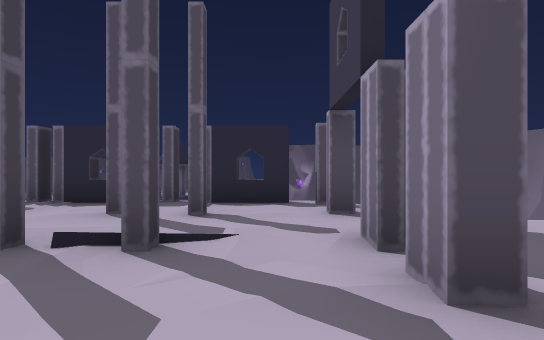
View 1 (above)

17 first-person views from a walk through a Unity game level. The camera is 1.2 m above the floor, looks level and sees 85° across. Doors are open. The floor is counted in squares, 2 m on a side. Each view is taken from the middle of a square. On the plan, view 1 faces up. The plan holds only what a view shows up to about 9 squares ahead; the rest is blank. The place goes on beyond the plan. The player character is not drawn.

View 2
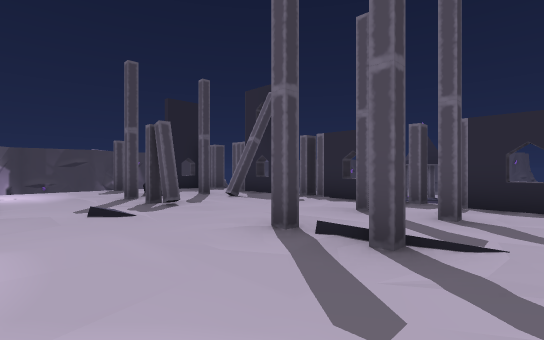

View 3
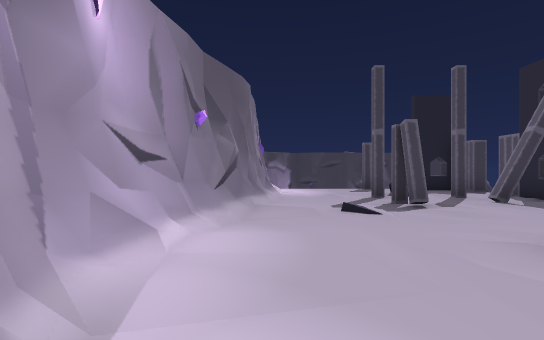

View 4
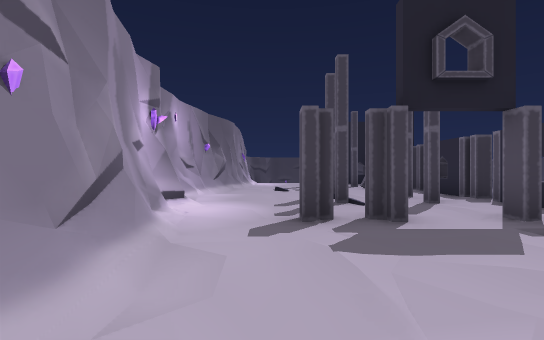

View 5
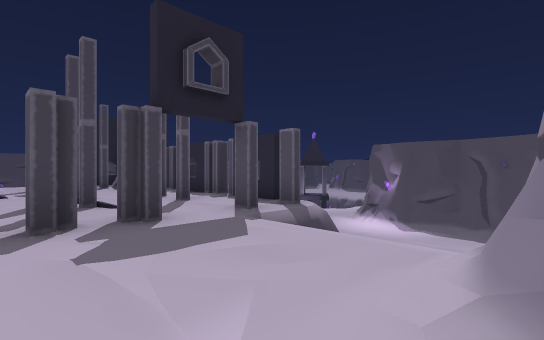

View 6
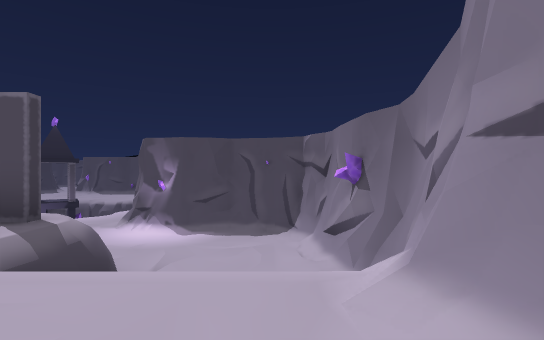

View 7
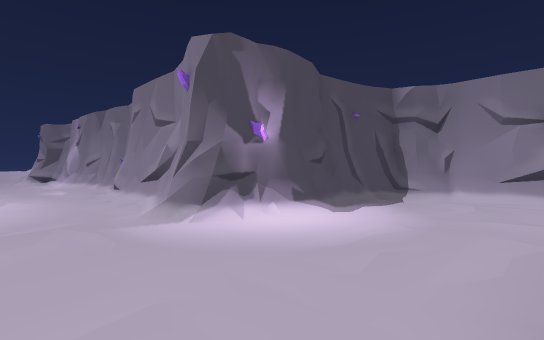

View 8
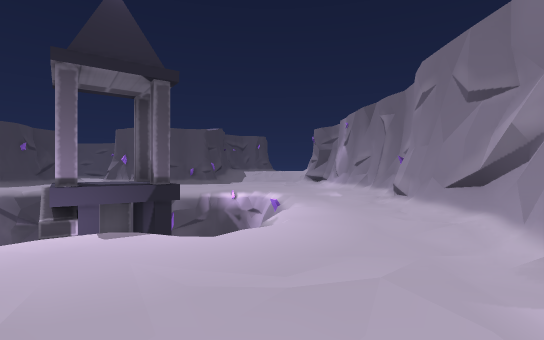

View 9
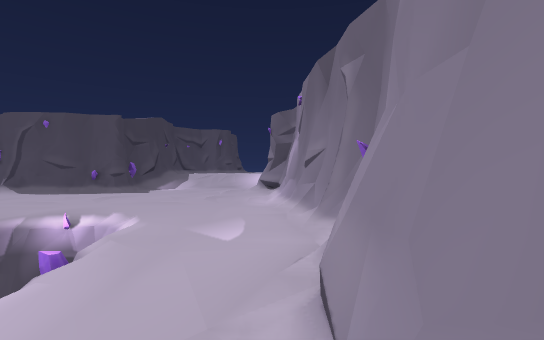

View 10
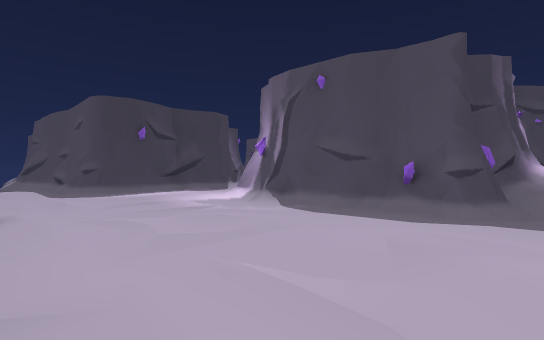

View 11
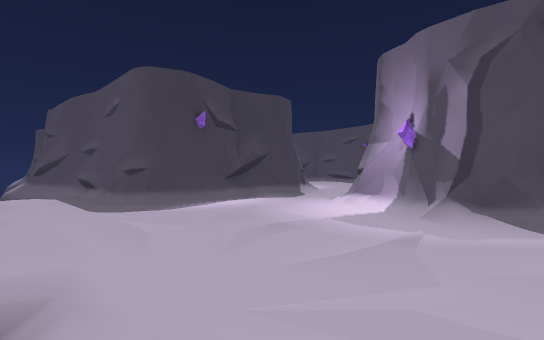

View 12
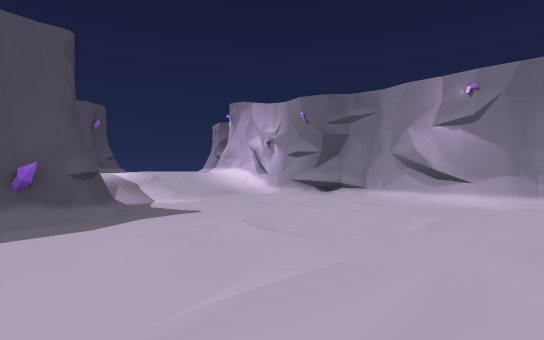

View 13
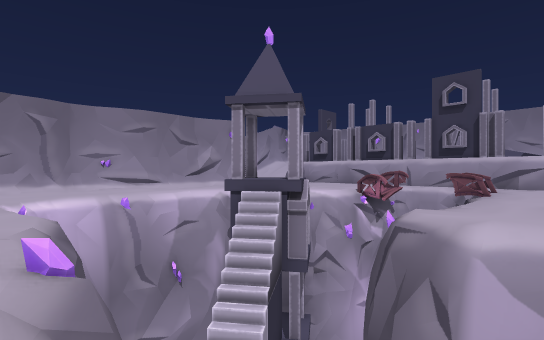

View 14
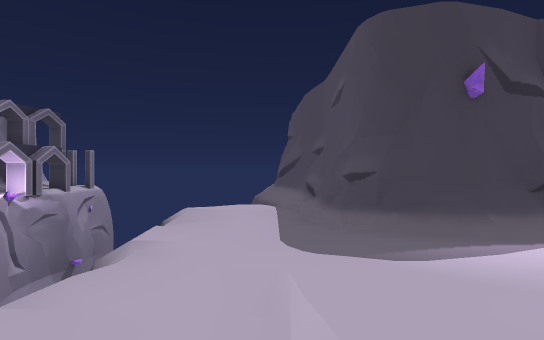

View 15
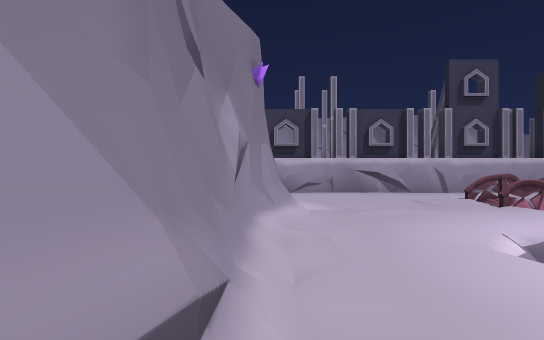

View 16
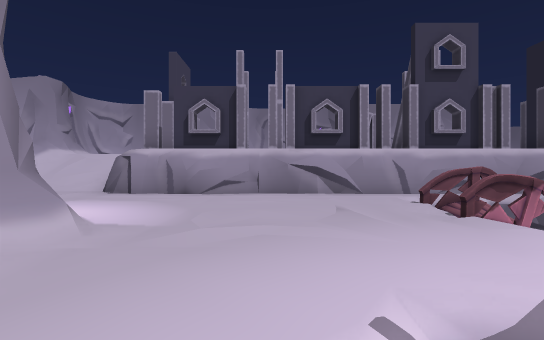

View 17
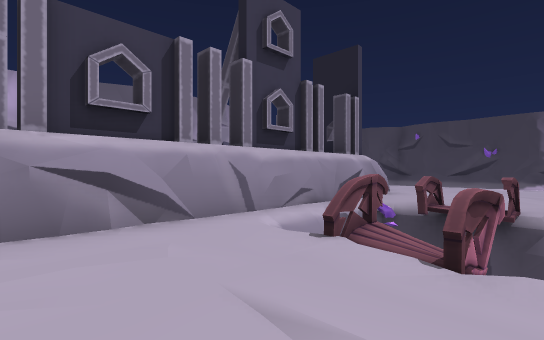

### Floor plan
Key: @ floor where view 1 was taken; # wall or solid block; x gap in a wall; . main floor; - floor 0.25 m lower than the main floor; _ floor 0.5 m lower than the main floor; : floor 2 m higher than the main floor; + floor 2.25 m higher than the main floor; / step, stairs or slope; D open door; = window, fence, low wall or low ledge; v drop or lower ground; C crystal; T tower; O other object.
Columns run from 17 left of view 1 to 6 right of it. Each row starts with its distance up from view 1.
 23     #/.#####O....#
 22     #/...##C.....##
 21     ##............#
 20 #####/............#
 19 #vv/..............#
 18    /..... /.--....#
 17    vv  vv vvvvv/..#
 16                v..#
 15         vv    vv./#
 14         ..v   vv./#
 13 vv      .-v T  ///#
 12 v       ..  vvv///#
 11 #       ..  v....##
 10       ...-v v.....C####
  9      .....v  .........#
  8      .....v v.........#
  7       .../v_/.........##
  6       .vx/##########/./#
  5        ##:::::::::v=///#
  4         #:::::::#:D///##
  3         #:O:::::::D:::#
  2        /::::#:::#:#:::#
  1        /::::::::::/::::
  0         ###//::::@//+#
 -1           ############

Positions as (right, up) in squares from view 1, and headings:
1: (0, 0), facing up
2: (0, 0), facing up-left
3: (0, 0), facing left
4: (5, 1), facing left
5: (5, 1), facing up-left
6: (4, 2), facing up
7: (-2, 7), facing up-right
8: (-2, 9), facing up
9: (0, 13), facing up
10: (-4, 18), facing up-left
11: (-7, 18), facing up-left
12: (-6, 18), facing up-right
13: (-9, 18), facing down-right
14: (-9, 19), facing left
15: (0, 15), facing down
16: (-2, 13), facing down
17: (-2, 10), facing down-left
